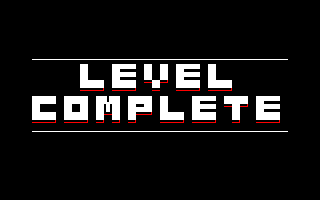

Rendered tile map (Tiled .tmx) drawn with the repository's tilesets; below, a short description and the full map source, tile grids included:
An orthogonal 20x25 tile map with 16x8 px tiles, 1 tile layer (Menu Layer).

<map version="1.10" tiledversion="1.11.2" orientation="orthogonal" renderorder="right-down" width="20" height="25" tilewidth="16" tileheight="8" infinite="0" nextlayerid="2" nextobjectid="1">
 <tileset firstgid="1" source="Menu_tileset.tsx" />
 <layer id="1" name="Menu Layer" width="20" height="25">
  <data encoding="csv">
48,48,48,48,48,48,48,48,48,48,48,48,48,48,48,48,48,48,48,48,
48,48,48,48,48,48,48,48,48,48,48,48,48,48,48,48,48,48,48,48,
48,48,48,48,48,48,48,48,48,48,48,48,48,48,48,48,48,48,48,48,
48,48,48,48,48,48,48,48,48,48,48,48,48,48,48,48,48,48,48,48,
48,48,48,48,48,48,48,48,48,48,48,48,48,48,48,48,48,48,48,48,
48,48,48,48,48,48,48,48,48,48,48,48,48,48,48,48,48,48,48,48,
48,48,48,48,48,48,48,48,48,48,48,48,48,48,48,48,48,48,48,48,
48,48,44,44,44,44,44,44,44,44,44,44,44,44,44,44,44,44,48,48,
48,48,48,48,48,6,48,35,36,6,6,35,36,6,48,48,48,48,48,48,
48,48,48,48,48,6,48,35,36,6,6,35,36,6,48,48,48,48,48,48,
48,48,48,48,48,4,6,4,6,10,14,4,6,4,6,48,48,48,48,48,
48,48,48,48,48,20,14,20,14,12,48,20,14,20,14,48,48,48,48,48,
48,48,4,6,4,6,46,6,4,6,6,48,35,36,4,6,35,36,48,48,
48,48,6,48,6,6,47,6,1,6,6,48,35,36,10,14,35,36,48,48,
48,48,4,6,4,6,11,6,11,14,4,6,4,6,5,48,4,6,48,48,
48,48,20,14,20,14,14,14,14,48,20,14,20,14,15,48,20,14,48,48,
48,48,44,44,44,44,44,44,44,44,44,44,44,44,44,44,44,44,48,48,
48,48,48,48,48,48,48,48,48,48,48,48,48,48,48,48,48,48,48,48,
48,48,48,48,48,48,48,48,48,48,48,48,48,48,48,48,48,48,48,48,
48,48,48,48,48,48,48,48,48,48,48,48,48,48,48,48,48,48,48,48,
48,48,48,48,48,48,48,48,48,48,48,48,48,48,48,48,48,48,48,48,
48,48,48,48,48,48,48,48,48,48,48,48,48,48,48,48,48,48,48,48,
48,48,48,48,48,48,48,48,48,48,48,48,48,48,48,48,48,48,48,48,
48,48,48,48,48,48,48,48,48,48,48,48,48,48,48,48,48,48,48,48,
48,48,48,48,48,48,48,48,48,48,48,48,48,48,48,48,48,48,48,48
</data>
 </layer>
</map>
